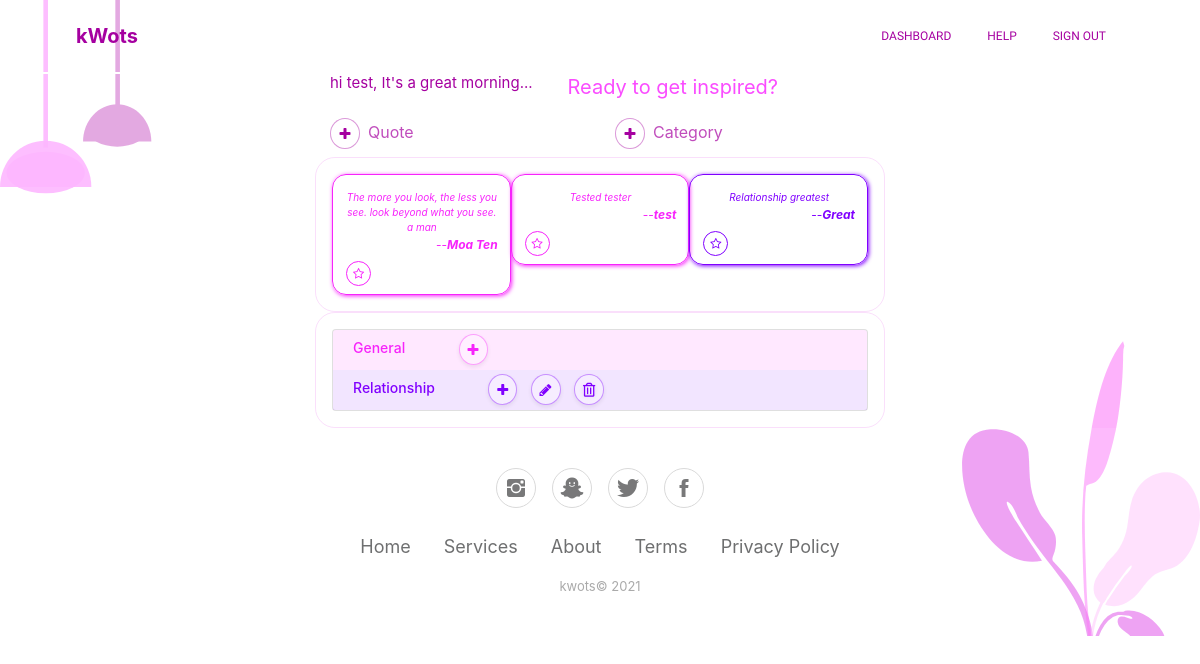
The app's page /user/dashboard (signed in) with its own data.
### app/models.py (models this page shows, shortened)
class User(db.Model, UserMixin):
    __tablename__ = 'users'
    id = db.Column(db.Integer, primary_key = True)
    username = db.Column(db.String, unique = True, nullable = False)
    email = db.Column(db.String, unique = True, nullable = False)
    password = db.Column(db.String, nullable = False)
    quotes = db.relationship('Quote', backref = 'user')
    categories = db.relationship('Category', backref = 'user')

class Quote(db.Model):
    id = db.Column(db.Integer, primary_key = True)
    user_id = db.Column(db.Integer, db.ForeignKey('users.id'))
    author = db.Column(db.String, nullable = False)
    quote = db.Column(db.String, nullable = False)
    date = db.Column(db.DateTime, nullable = False, default = datetime.now())
    favorite = db.Column(db.Boolean, nullable = False, default = False)
    note = db.Column(db.String)
    category_id = db.Column(db.Integer, db.ForeignKey('categories.id'))
    period = db.Column(db.String, default = datetime.now())

class Category(db.Model):
    __tablename__ = 'categories'
    id = db.Column(db.Integer, primary_key = True)
    name = db.Column(db.String, nullable = False, unique = True)
    color_id = db.Column(db.Integer, db.ForeignKey('colors.id'))
    quotes = db.relationship('Quote', backref = 'category')
    icon = db.Column(db.String)
    user_id = db.Column(db.Integer, db.ForeignKey('users.id'))
    description = db.Column(db.String, nullable = True)

### app/user/views.py (the view)
@user_bp.route('/dashboard')
@login_required
def dashboard():
    if datetime.now().hour < 12:
        period = 'morning'
    elif datetime.now().hour > 12 and datetime.now().hour < 4 or 16:
        period = 'afternoon'
    else:
        period = 'evening'
    categories = current_user.categories
    favorites = [i for i in current_user.quotes if i.favorite == 1]
    color = {i.color.name: hex_to_dec(i.color.name) for i in categories}
    print(color)
    return render_template('dashboard.html', categories = categories, favorites = favorites, color = color, period = period)

### app/__init__.py (called while the page is built)
def create_app(config):
    app = Flask(__name__)
    app.config.from_object(config)
    db.init_app(app)
    api = Api(app)
    login_manager = LoginManager(app)
    login_manager.login_view = "auth_bp.login"
    from .auth import auth_bp
    from .quote import quote_bp
    from .user import user_bp
    from .views import main_bp
    from .api import api_bp
    app.register_blueprint(api_bp)
    app.register_blueprint(auth_bp)
    app.register_blueprint(user_bp)
    app.register_blueprint(quote_bp)
    app.register_blueprint(main_bp)
    from .models import Color, Category, Quote, User
    @login_manager.user_loader
    def loader(user_id):
        return User.query.get(int(user_id))
    with app.app_context():
        db.create_all()
        return app

### app/utils.py (called while the page is built)
def hex_to_dec(val):
    n1 = int(val[1:3], 16)
    n2 = int(val[3:5], 16)
    n3 = int(val[5:], 16)
    return ','.join([str(n1), str(n2), str(n3)])

### app/templates/dashboard.html (shortened to what this page needs)
{% extends "base.html" %}
{% block content %}
<div  class= "dash-bg">
    {% include "nav.html" %}
        <div class="container">
            <div class="row">
                <div class="col col-md-3 box d-none d-md-inline-block"></div>
                <div class="col">
                    <div class="row">
                        <div class="col col-12 col-md-5">
                            <p style="font-size: 15px;color: rgb(165,0,160);">hi {{current_user.username }}, It's a great {{ period }}...</p>
                        </div>
                        <div class="col">
                            <p style="font-size: 20px;color: rgba(249,26,255,0.78);">Ready to get inspired?</p>
                        </div>
                    </div>
                    <div class="row mb-2">
                        <div class="col"><a class="btn btn-primary btn-sm border rounded-circle shadow-btn round-btn white-bg mr-2" role="button" style="width: 30px;" href="{{ url_for('quote_bp.add_quote')}}"><i class="fa fa-plus" style="height: 11px;"></i></a><span class="purple-text">Quote</span></div>
                        <div class="col"><a class="btn btn-primary btn-sm border rounded-circle shadow-btn round-btn white-bg mr-2" role="button" style="width: 30px;" href="{{ url_for('quote_bp.add_category')}}"><i class="fa fa-plus" style="height: 11px;"></i></a><span class="purple-text">Category</span></div>
                    </div>
                <div class="row quote-block p-3 pl-1">
                    {% for favorite in favorites  %}
                        <div class="col p-0 col-12 col-md-5 col-lg-4">
                            <div class="quote-block-one" style="color: {{ favorite.category.color.name }}; border: 1px solid {{ favorite.category.color.name }} !important;box-shadow: 1px 1px 4px {{ favorite.category.color.name }};">
                                <p class="text-center" style="font-size: 10px;"><em>{{ favorite.quote }}</em></p>
                                <p class="text-right quote-author-name" style="font-size: 12px;">--<strong><em>{{ favorite.author }}</em></strong></p>
                                <a href="{{ url_for('quote_bp.remove_favorite', quote_id = favorite.id)}}" class="btn btn-primary btn-sm blue-border-btn blue-round-btn blue-white-bg btn-icon mr-1" data-toggle="tooltip" data-bs-tooltip="" style="margin-top: -20px;color: {{ favorite.category.color.name }};border: 1px solid {{ favorite.category.color.name }} !important;" title="Unpin from board"><i class="fa fa-star-o btn-icon" style="font-size: 12px;"></i></a>
                            </div>
                        </div>
                    {% endfor %}
                </div>
                <div class="row quote-block p-3">
                    <div class="col pl-0 pr-0">
                        <div role="tablist" id="accordion-1" class="border-none">
                            <div class="card">
                                {% for category in categories %}
                                <div class="card-header blue-category-header border-none" role="tab" style="background-color: rgba({{ color[category.color.name] }},.1); color: {{ category.color.name }} ; padding-top: 0; padding-bottom: 5px;">
                                    <h5 class="mb-0"><a data-toggle="collapse" aria-expanded="true" aria-controls="accordion-1 .item-{{ category.id }}" href="#accordion-1 .item-{{ category.id }}" class="category-title mr-5" style="color: {{ category.color.name }};">{{ category.name }}</a>
                                        <span>
                                        {% if category.name == 'General' %}
                                            <a href="{{ url_for('quote_bp.add_quote')}}" class="btn btn-primary btn-sm border rounded-circle shadow-sm mt-1 mr-2" data-toggle="tooltip" data-bs-tooltip="" type="button" style="background-color: rgba(255,255,255,.3);color: rgb({{ color[category.color.name] }});width: auto;height: auto;border-color:rgba({{ color[category.color.name] }},.4) !important;" title="Add quote"><i class="fa fa-plus" style="height: 11px;"></i></a>
                                        {% else %}
                                            <a href="{{ url_for('quote_bp.add_quote_to_category', category_id = category.id)}}" class="btn btn-primary btn-sm border rounded-circle shadow-sm mt-1 mr-2" data-toggle="tooltip" data-bs-tooltip="" type="button" style="background-color: rgba(255,255,255,.3);color: rgb({{ color[category.color.name] }});width: auto;height: auto;border-color:rgba({{ color[category.color.name] }},.4) !important;" title="Add quote"><i class="fa fa-plus" style="height: 11px;"></i></a>
                                            <a href="{{ url_for('quote_bp.edit_category', category_id = category.id) }}" class="btn btn-primary btn-sm border rounded-circle shadow-sm mt-1 mr-2" data-toggle="tooltip" data-bs-tooltip="" style="background-color: rgba(255,255,255,.3);color: rgb({{ color[category.color.name] }});width: auto;height: auto;border-color:rgba({{ color[category.color.name] }},.4) !important;" title="Edit category"><i class="fa fa-pencil" style="height: 11px;"></i></a>
                                            <a href="{{ url_for('quote_bp.delete_category', category_id = category.id) }}" class="btn btn-primary btn-sm border rounded-circle shadow-sm mt-1" data-toggle="tooltip" data-bs-tooltip="" style="background-color: rgba(255,255,255,.3);color: rgb({{ color[category.color.name] }});width: auto;height: auto;border-color:rgba({{ color[category.color.name] }},.4) !important;" title="Delete category"><i class="far fa-trash-alt shadow-sm" style="height: 11px;"></i></a></span></h5>
                                        {% endif %}
                                    </div>
                                {% endfor %}
                            </div>
                        </div>
                    </div>
                </div>
            </div>
            <div class="col d-none d-md-inline-block col-md-3"></div>
        </div>
    </div>
    <div class="footer-basic">
        <footer>
            <div class="social"><a href="#"><i class="icon ion-social-instagram purple-hover"></i></a><a href="#"><i class="icon ion-social-snapchat purple-hover"></i></a><a href="#"><i class="icon ion-social-twitter purple-hover"></i></a><a href="#"><i class="icon ion-social-facebook purple-hover"></i></a></div>
            <ul
                class="list-inline">
                <li class="list-inline-item"><a href="#">Home</a></li>
                <li class="list-inline-item"><a href="#">Services</a></li>
                <li class="list-inline-item"><a href="#">About</a></li>
                <li class="list-inline-item"><a href="#">Terms</a></li>
                <li class="list-inline-item"><a href="#">Privacy Policy</a></li>
                </ul>
                <p class="copyright">kwots© 2021</p>
        </footer>
    </div>
</div>
{% endblock %}

### app/templates/base.html (shortened to what this page needs)
<!DOCTYPE html>
<html>
<head>
    <link rel="stylesheet" href="{{url_for('static', filename = 'bootstrap/css/bootstrap.min.css')}}">
    <link rel="stylesheet" href="{{url_for('static', filename = 'fonts/fontawesome-all.min.css')}}">
    <link rel="stylesheet" href="{{url_for('static', filename = 'fonts/font-awesome.min.css')}}">
    <link rel="stylesheet" href="{{url_for('static', filename = 'fonts/ionicons.min.css')}}">
    <link rel="stylesheet" href="{{url_for('static', filename = 'fonts/fontawesome5-overrides.min.css')}}">
    <link rel="stylesheet" href="{{url_for('static', filename = 'css/Footer-Basic.css')}}">
    <link rel="stylesheet" href="{{url_for('static', filename = 'css/main.css')}}">
    <link rel="stylesheet" href="{{url_for('static', filename = 'css/Navigation-Clean.css')}}">
    <link rel="stylesheet" href="{{url_for('static', filename = 'css/styles.css')}}">
</head>
<body>
    {% block content %}{% endblock content %}
</body>
</html>

### app/templates/nav.html (shortened to what this page needs)
<div class="container">
    <nav class="navbar navbar-light navbar-expand-md navigation-clean" style="background-color: rgba(255,255,255,0);">
        <div class="container"><a class="navbar-brand" href="#" style="color: #a500a0;">kWots</a>
            <div
                class="collapse navbar-collapse" id="navcol-1">
                <ul class="nav navbar-nav ml-auto">
                    {% if current_user.is_anonymous %}
                        <li class="nav-item menu-link" role="presentation"><a class="nav-link" href="{{ url_for('main_bp.index')}}" style="color: #a500a0;font-size: 12px;font-family: Arya, sans-serif;">HOME</a></li>
                        <li class="nav-item menu-link" role="presentation"><a class="nav-link" href="{{ url_for('auth_bp.login') }}" style="color: #a500a0;font-size: 12px;font-family: Arya, sans-serif;">LOGIN</a></li>
                        <li class="nav-item menu-link" role="presentation"><a class="nav-link" href="{{ url_for('auth_bp.register') }}" style="color: #a500a0;font-size: 12px;font-family: Arya, sans-serif;">REGISTER</a></li>
                        <li class="nav-item menu-link" role="presentation"><a class="nav-link" href="dashboard.html" style="color: #a500a0;font-size: 12px;font-family: Arya, sans-serif;">ABOUT</a></li>
                    {% else %}
                        <li class="nav-item menu-link" role="presentation"><a class="nav-link" href="{{ url_for('user_bp.dashboard') }}" style="color: #a500a0;font-size: 12px;font-family: Arya, sans-serif;">DASHBOARD</a></li>
                        <li class="nav-item menu-link" role="presentation"><a class="nav-link" href="#" style="color: #a500a0;font-size: 12px;font-family: Arya, sans-serif;">HELP</a></li>
                        <li class="nav-item menu-link" role="presentation"><a class="nav-link" href="{{ url_for('auth_bp.logout') }}" style="color: #a500a0;font-size: 12px;font-family: Arya, sans-serif;">SIGN OUT</a></li>
                    {% endif %}
                </ul>
        </div>
        </div>
    </nav>
</div>

### app/static/css/Footer-Basic.css (style rules this page uses)
.footer-basic { padding: 40px 0; background-color: rgba(255,255,255,.1); color: #4b4c4d; }
.footer-basic ul { padding: 0; list-style: none; text-align: center; font-size: 18px; line-height: 1.6; margin-bottom: 0; }
.footer-basic li { padding: 0 10px; }
.footer-basic ul a { color: inherit; text-decoration: none; opacity: 0.8; }
.footer-basic .social { text-align: center; padding-bottom: 25px; }
.footer-basic .social > a { font-size: 24px; width: 40px; height: 40px; line-height: 40px; display: inline-block; text-align: center; border-radius: 50%; border: 1px solid #ccc; margin: 0 8px; color: inherit; opacity: 0.75; }
.footer-basic .copyright { margin-top: 15px; text-align: center; font-size: 13px; color: #aaa; margin-bottom: 0; }

### app/static/css/main.css (style rules this page uses)
.round-btn { border-radius: 100%; }
.white-bg { background-color: white; color: rgb(165,0,160); border-color: rgba(165,0,160,.4) !important; }
.blue-white-bg { background-color: white; }
.quote-author-name { margin-top: -15px; }
.blue-round-btn { height: 25px; width: 25px; border-radius: 100px; }
.btn-icon { padding: 0; }
.dash-bg { background-image: url(../img/dash-bg.svg); background-repeat: no-repeat; background-position: top left; background-size: cover; height: 100%; }
.category-title { font-size: 14px; }
.border-none { border: none !important; }
.purple-text { color: rgba(165,0,160,.7); }

### app/static/css/Navigation-Clean.css (style rules this page uses)
.navigation-clean { background: #fff; padding-top: .75rem; padding-bottom: .75rem; color: #333; border-radius: 0; box-shadow: none; border: none; margin-bottom: 0; }
@media (min-width:768px) { .navigation-clean { padding-top: 1rem; padding-bottom: 1rem; } }
.navigation-clean .navbar-brand { font-weight: bold; color: inherit; }
.navigation-clean .navbar-collapse, .navigation-clean .form-inline { border-top-color: #ddd; }
.navigation-clean.navbar .navbar-nav .nav-link { padding-left: 18px; padding-right: 18px; }
.navigation-clean.navbar-light .navbar-nav .nav-link { color: #465765; }

### app/static/css/styles.css (style rules this page uses)
.box { height: 100%; width: 100%; background-color: grey; border: 1px solid white; }
.quote-block { border: 1px solid rgba(211,15,225,.13); border-radius: 20px; }
.quote-block-one { padding-top: 15px; padding-right: 12px; padding-left: 13px; border-radius: 14px; }

### records on screen
User: username "test"
Quote: quote "The more you look, the less you see. look beyond what you see. a man", author "Moa Ten"
Quote: quote "Tested tester", author "test"
Quote: quote "Relationship greatest", author "Great"
Category: name "General"
Category: name "Relationship"

### other values on screen
{{ period }} "morning"
